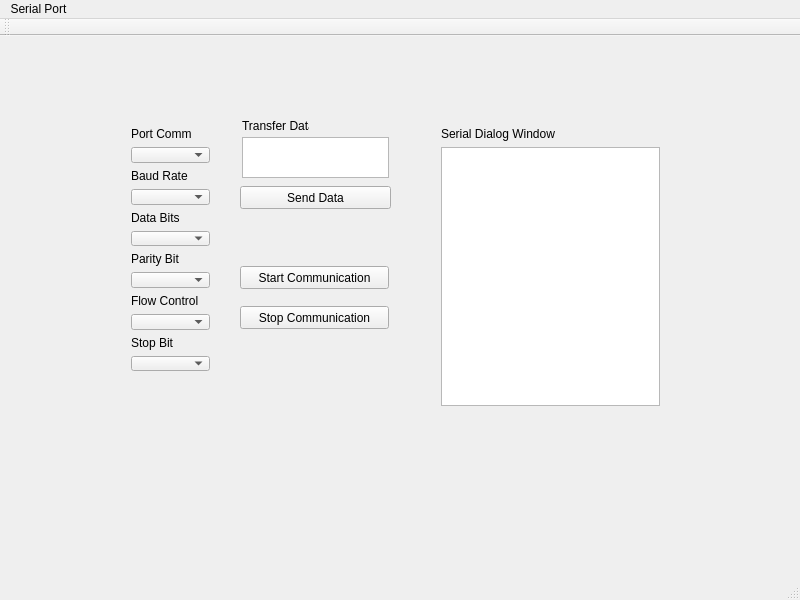
<?xml version="1.0" encoding="UTF-8"?>
<ui version="4.0">
 <class>SerialGui</class>
 <widget class="QMainWindow" name="SerialGui">
  <property name="geometry">
   <rect>
    <x>0</x>
    <y>0</y>
    <width>800</width>
    <height>600</height>
   </rect>
  </property>
  <property name="windowTitle">
   <string>Serial Port Setup</string>
  </property>
  <widget class="QWidget" name="centralWidget">
   <widget class="QPushButton" name="pbStartDataRead">
    <property name="geometry">
     <rect>
      <x>240</x>
      <y>230</y>
      <width>149</width>
      <height>23</height>
     </rect>
    </property>
    <property name="text">
     <string>Start Communication</string>
    </property>
   </widget>
   <widget class="QPushButton" name="StopDataRead">
    <property name="geometry">
     <rect>
      <x>240</x>
      <y>270</y>
      <width>149</width>
      <height>23</height>
     </rect>
    </property>
    <property name="text">
     <string>Stop Communication</string>
    </property>
   </widget>
   <widget class="QWidget" name="layoutWidget">
    <property name="geometry">
     <rect>
      <x>120</x>
      <y>80</y>
      <width>101</width>
      <height>266</height>
     </rect>
    </property>
    <layout class="QVBoxLayout" name="verticalLayout">
     <item>
      <widget class="QLabel" name="label">
       <property name="text">
        <string>Port Comm</string>
       </property>
      </widget>
     </item>
     <item>
      <widget class="QComboBox" name="cbPortComm"/>
     </item>
     <item>
      <widget class="QLabel" name="label_2">
       <property name="text">
        <string>Baud Rate</string>
       </property>
      </widget>
     </item>
     <item>
      <widget class="QComboBox" name="cbBaudRate"/>
     </item>
     <item>
      <widget class="QLabel" name="label_3">
       <property name="text">
        <string>Data Bits</string>
       </property>
      </widget>
     </item>
     <item>
      <widget class="QComboBox" name="cbDataBits"/>
     </item>
     <item>
      <widget class="QLabel" name="label_4">
       <property name="text">
        <string>Parity Bit</string>
       </property>
      </widget>
     </item>
     <item>
      <widget class="QComboBox" name="cbParityBit"/>
     </item>
     <item>
      <widget class="QLabel" name="label_6">
       <property name="text">
        <string>Flow Control</string>
       </property>
      </widget>
     </item>
     <item>
      <widget class="QComboBox" name="cbFlowControl"/>
     </item>
     <item>
      <widget class="QLabel" name="label_5">
       <property name="text">
        <string>Stop Bit</string>
       </property>
      </widget>
     </item>
     <item>
      <widget class="QComboBox" name="cbStopBit"/>
     </item>
    </layout>
   </widget>
   <widget class="QWidget" name="layoutWidget">
    <property name="geometry">
     <rect>
      <x>430</x>
      <y>80</y>
      <width>241</width>
      <height>301</height>
     </rect>
    </property>
    <layout class="QVBoxLayout" name="verticalLayout_2">
     <item>
      <widget class="QLabel" name="label_8">
       <property name="text">
        <string>Serial Dialog Window</string>
       </property>
      </widget>
     </item>
     <item>
      <widget class="QTextBrowser" name="txDialogWindow">
       <property name="html">
        <string>&lt;!DOCTYPE HTML PUBLIC &quot;-//W3C//DTD HTML 4.0//EN&quot; &quot;http://www.w3.org/TR/REC-html40/strict.dtd&quot;&gt;
&lt;html&gt;&lt;head&gt;&lt;meta name=&quot;qrichtext&quot; content=&quot;1&quot; /&gt;&lt;style type=&quot;text/css&quot;&gt;
p, li { white-space: pre-wrap; }
&lt;/style&gt;&lt;/head&gt;&lt;body style=&quot; font-family:'MS Shell Dlg 2'; font-size:8.25pt; font-weight:400; font-style:normal;&quot;&gt;
&lt;p style=&quot;-qt-paragraph-type:empty; margin-top:0px; margin-bottom:0px; margin-left:0px; margin-right:0px; -qt-block-indent:0; text-indent:0px;&quot;&gt;&lt;br /&gt;&lt;/p&gt;&lt;/body&gt;&lt;/html&gt;</string>
       </property>
      </widget>
     </item>
    </layout>
   </widget>
   <widget class="QPushButton" name="pbSendData">
    <property name="geometry">
     <rect>
      <x>240</x>
      <y>150</y>
      <width>151</width>
      <height>23</height>
     </rect>
    </property>
    <property name="text">
     <string>Send Data</string>
    </property>
   </widget>
   <widget class="QLabel" name="label_7">
    <property name="geometry">
     <rect>
      <x>242</x>
      <y>82</y>
      <width>67</width>
      <height>16</height>
     </rect>
    </property>
    <property name="text">
     <string>Transfer Data</string>
    </property>
   </widget>
   <widget class="QTextEdit" name="etTransferData">
    <property name="geometry">
     <rect>
      <x>242</x>
      <y>101</y>
      <width>147</width>
      <height>41</height>
     </rect>
    </property>
   </widget>
   <zorder>pbSendData</zorder>
   <zorder>label_7</zorder>
   <zorder>etTransferData</zorder>
   <zorder>layoutWidget</zorder>
   <zorder>layoutWidget</zorder>
   <zorder>pbStartDataRead</zorder>
   <zorder>StopDataRead</zorder>
  </widget>
  <widget class="QMenuBar" name="menuBar">
   <property name="geometry">
    <rect>
     <x>0</x>
     <y>0</y>
     <width>800</width>
     <height>21</height>
    </rect>
   </property>
   <widget class="QMenu" name="menuK">
    <property name="title">
     <string>Serial Port</string>
    </property>
   </widget>
   <addaction name="menuK"/>
  </widget>
  <widget class="QToolBar" name="mainToolBar">
   <attribute name="toolBarArea">
    <enum>TopToolBarArea</enum>
   </attribute>
   <attribute name="toolBarBreak">
    <bool>false</bool>
   </attribute>
  </widget>
  <widget class="QStatusBar" name="statusBar"/>
 </widget>
 <layoutdefault spacing="6" margin="11"/>
 <resources/>
 <connections/>
</ui>
